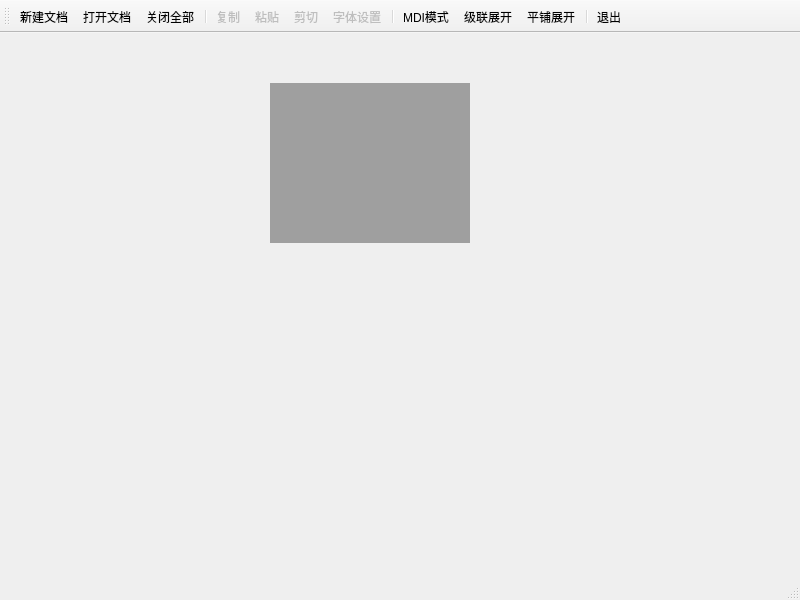
<?xml version="1.0" encoding="UTF-8"?>
<ui version="4.0">
 <class>MainWindow</class>
 <widget class="QMainWindow" name="MainWindow">
  <property name="geometry">
   <rect>
    <x>0</x>
    <y>0</y>
    <width>800</width>
    <height>600</height>
   </rect>
  </property>
  <property name="windowTitle">
   <string>MainWindow</string>
  </property>
  <property name="toolButtonStyle">
   <enum>Qt::ToolButtonStyle::ToolButtonTextUnderIcon</enum>
  </property>
  <widget class="QWidget" name="centralwidget">
   <widget class="QMdiArea" name="mdiArea">
    <property name="geometry">
     <rect>
      <x>270</x>
      <y>50</y>
      <width>200</width>
      <height>160</height>
     </rect>
    </property>
   </widget>
  </widget>
  <widget class="QMenuBar" name="menubar">
   <property name="geometry">
    <rect>
     <x>0</x>
     <y>0</y>
     <width>800</width>
     <height>18</height>
    </rect>
   </property>
  </widget>
  <widget class="QStatusBar" name="statusbar"/>
  <widget class="QToolBar" name="toolBar">
   <property name="windowTitle">
    <string>toolBar</string>
   </property>
   <attribute name="toolBarArea">
    <enum>TopToolBarArea</enum>
   </attribute>
   <attribute name="toolBarBreak">
    <bool>false</bool>
   </attribute>
   <addaction name="actDoc_New"/>
   <addaction name="actDoc_Open"/>
   <addaction name="actCloseALL"/>
   <addaction name="separator"/>
   <addaction name="actCopy"/>
   <addaction name="actPaste"/>
   <addaction name="actCut"/>
   <addaction name="actFont"/>
   <addaction name="separator"/>
   <addaction name="actViewMode"/>
   <addaction name="actCascade"/>
   <addaction name="actTile"/>
   <addaction name="separator"/>
   <addaction name="actQuit"/>
  </widget>
  <action name="actDoc_New">
   <property name="icon">
    <iconset resource="res.qrc">
     <normaloff>:/images/images/100.bmp</normaloff>:/images/images/100.bmp</iconset>
   </property>
   <property name="text">
    <string>新建文档</string>
   </property>
   <property name="toolTip">
    <string>新建文档窗口</string>
   </property>
  </action>
  <action name="actQuit">
   <property name="icon">
    <iconset resource="res.qrc">
     <normaloff>:/images/images/132.bmp</normaloff>:/images/images/132.bmp</iconset>
   </property>
   <property name="text">
    <string>退出</string>
   </property>
   <property name="toolTip">
    <string>退出本系统</string>
   </property>
  </action>
  <action name="actDoc_Open">
   <property name="icon">
    <iconset resource="res.qrc">
     <normaloff>:/images/images/122.bmp</normaloff>:/images/images/122.bmp</iconset>
   </property>
   <property name="text">
    <string>打开文档</string>
   </property>
   <property name="toolTip">
    <string>打开文档</string>
   </property>
  </action>
  <action name="actFont">
   <property name="enabled">
    <bool>false</bool>
   </property>
   <property name="icon">
    <iconset resource="res.qrc">
     <normaloff>:/images/images/506.bmp</normaloff>:/images/images/506.bmp</iconset>
   </property>
   <property name="text">
    <string>字体设置</string>
   </property>
   <property name="toolTip">
    <string>字体设置</string>
   </property>
  </action>
  <action name="actCut">
   <property name="enabled">
    <bool>false</bool>
   </property>
   <property name="icon">
    <iconset resource="res.qrc">
     <normaloff>:/images/images/200.bmp</normaloff>:/images/images/200.bmp</iconset>
   </property>
   <property name="text">
    <string>剪切</string>
   </property>
   <property name="toolTip">
    <string>剪切</string>
   </property>
  </action>
  <action name="actCopy">
   <property name="enabled">
    <bool>false</bool>
   </property>
   <property name="icon">
    <iconset resource="res.qrc">
     <normaloff>:/images/images/202.bmp</normaloff>:/images/images/202.bmp</iconset>
   </property>
   <property name="text">
    <string>复制</string>
   </property>
   <property name="toolTip">
    <string>复制</string>
   </property>
  </action>
  <action name="actPaste">
   <property name="enabled">
    <bool>false</bool>
   </property>
   <property name="icon">
    <iconset resource="res.qrc">
     <normaloff>:/images/images/204.bmp</normaloff>:/images/images/204.bmp</iconset>
   </property>
   <property name="text">
    <string>粘贴</string>
   </property>
   <property name="toolTip">
    <string>粘贴</string>
   </property>
  </action>
  <action name="actViewMode">
   <property name="checkable">
    <bool>true</bool>
   </property>
   <property name="icon">
    <iconset resource="res.qrc">
     <normaloff>:/images/images/230.bmp</normaloff>:/images/images/230.bmp</iconset>
   </property>
   <property name="text">
    <string>MDI模式</string>
   </property>
   <property name="toolTip">
    <string>窗口模式或页面模式</string>
   </property>
  </action>
  <action name="actCascade">
   <property name="icon">
    <iconset resource="res.qrc">
     <normaloff>:/images/images/400.bmp</normaloff>:/images/images/400.bmp</iconset>
   </property>
   <property name="text">
    <string>级联展开</string>
   </property>
   <property name="toolTip">
    <string>窗口级联展开</string>
   </property>
  </action>
  <action name="actTile">
   <property name="icon">
    <iconset resource="res.qrc">
     <normaloff>:/images/images/406.bmp</normaloff>:/images/images/406.bmp</iconset>
   </property>
   <property name="text">
    <string>平铺展开</string>
   </property>
   <property name="toolTip">
    <string>窗口平铺展开</string>
   </property>
  </action>
  <action name="actCloseALL">
   <property name="icon">
    <iconset resource="res.qrc">
     <normaloff>:/images/images/128.bmp</normaloff>:/images/images/128.bmp</iconset>
   </property>
   <property name="text">
    <string>关闭全部</string>
   </property>
   <property name="toolTip">
    <string>关闭所有窗口</string>
   </property>
  </action>
  <action name="action20">
   <property name="text">
    <string>20</string>
   </property>
  </action>
 </widget>
 <resources>
  <include location="res.qrc"/>
 </resources>
 <connections>
  <connection>
   <sender>actQuit</sender>
   <signal>triggered()</signal>
   <receiver>MainWindow</receiver>
   <slot>close()</slot>
   <hints>
    <hint type="sourcelabel">
     <x>-1</x>
     <y>-1</y>
    </hint>
    <hint type="destinationlabel">
     <x>399</x>
     <y>299</y>
    </hint>
   </hints>
  </connection>
 </connections>
</ui>
